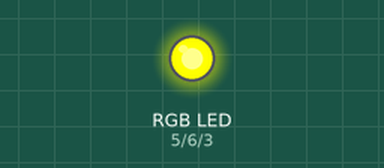
This sketch was run on a simulated Arduino Uno, built with avr-gcc and run on an emulated ATmega328P. Shown: an RGB LED mixed from three pins (HIGH = lit).

Above: at 0.1 s.
Timing chart, 0 to 1.6 s (numbered marks = the images above):
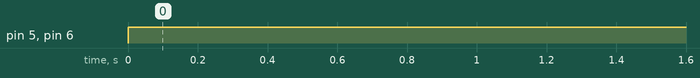

Measured:
- by itself, pin 5 (REDPIN), pin 6 (GREENPIN): LOW → HIGH at 0.00 s

The sketch:

LED_Strip_Fntctns.ino
```cpp
// color swirl! connect an RGB LED to the PWM pins as indicated
// in the #defines
// public domain, enjoy!

#define REDPIN 5
#define GREENPIN 6
#define BLUEPIN 3

#define FADESPEED 15     // make this higher to slow down

void setup() {
  pinMode(REDPIN, OUTPUT);
  pinMode(GREENPIN, OUTPUT);
  pinMode(BLUEPIN, OUTPUT);
}

//To test individual colors go to this site (https://www.rapidtables.com/web/color/blue-color.html) and type in the RGB values from there as the subtracted value below


////White Color
//void loop() {
//analogWrite(REDPIN,255-255);
//analogWrite(GREENPIN,255-255);
//analogWrite(BLUEPIN,255-255);
//}

////Light Blue Color
//void loop() {
//analogWrite(REDPIN,255-0);
//analogWrite(GREENPIN,255-255);
//analogWrite(BLUEPIN,255-255);
//}

//Blue Color
void loop() {
analogWrite(REDPIN,255-0);
analogWrite(GREENPIN,255-0);
analogWrite(BLUEPIN,255-255);
}

////Red Color
//void loop() {
//analogWrite(REDPIN,255-255);
//analogWrite(GREENPIN,255-0);
//analogWrite(BLUEPIN,255-0);
//}

////Green Color
//void loop() {
//analogWrite(REDPIN,255-0);
//analogWrite(GREENPIN,255-255);
//analogWrite(BLUEPIN,255-0);
//}

////Yellow Color
//void loop() {
//analogWrite(REDPIN,255-255);
//analogWrite(GREENPIN,255-255);
//analogWrite(BLUEPIN,255-0);
//}
```
